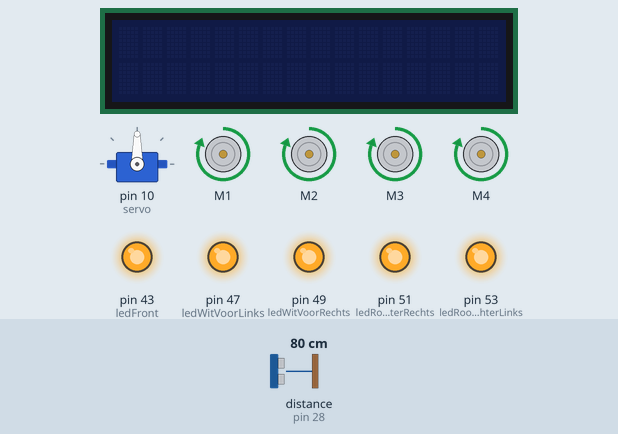
Recording of a sketch running on a simulated Arduino Mega 2560, built with avr-gcc and run on an emulated ATmega2560. Shown: servo, 4 × DC motor (green arrow = forward, orange = backward, longer = faster), 16×2 character LCD, output pins drawn as LEDs (lit = HIGH). The inputs (shaded band) are chosen by the test bench; at power-on: distance to the obstacle (sensor on pin 28) 80 cm. The echo pulse lasts 58.3 µs per cm.

Above: at 1.7 s.
1.8 s: distance to the obstacle (sensor on pin 28) set to 55 cm
4.0 s: distance to the obstacle (sensor on pin 28) set to 47 cm
At 5.6 s:
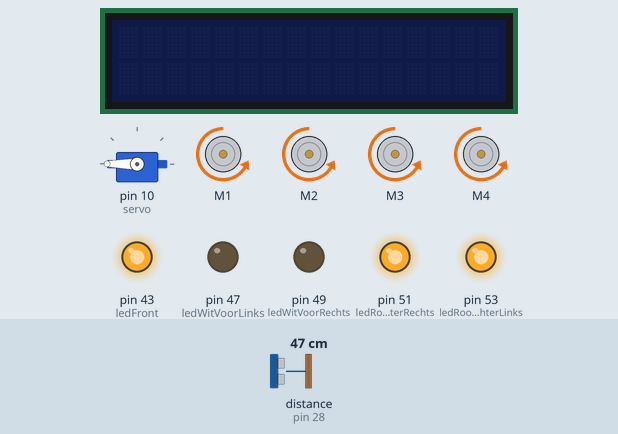
At 6.3 s:
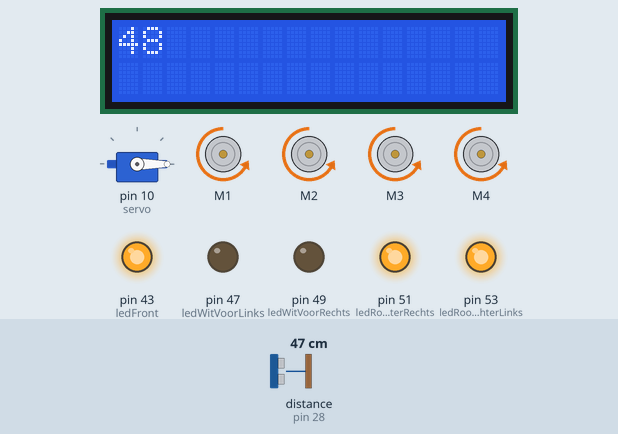
7.5 s: distance to the obstacle (sensor on pin 28) set to 2 cm
At 10.5 s:
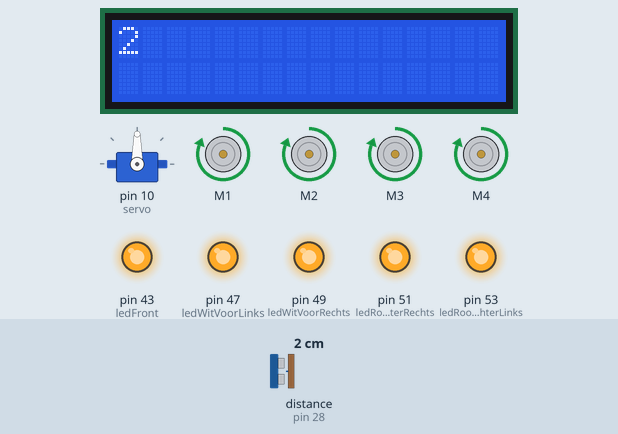
Timing chart, 0 to 17.0 s (numbered marks = the images above; inputs shaded):
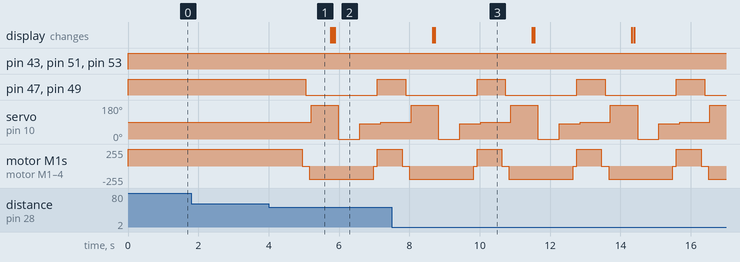

Measured:
- the behaviour switches between 50 and 49 cm on distance to the obstacle (sensor on pin 28) (found by bisection; images 0 and 1)
- after the input at 1.8 s, every drawn part: stays the same
- after the input at 4.0 s, pin 47 (ledWitVoorLinks), pin 49 (ledWitVoorRechts): HIGH → LOW after 1.1 s, → HIGH 2.0 s later
- after the input at 7.5 s, the display: first differs from a run without the input after 1.2 s (image 3)

The sketch:

Main.ino
```cpp
  #include <AFMotor.h>
  #include <Servo.h>
  #include <NewPing.h>
  #include <LiquidCrystal.h>

  #define USTrigger 26
  #define USEcho 28
  #define MaxDistance 400
  #define MAX_SPEED 255

  AF_DCMotor motor1(1);
  AF_DCMotor motor2(2);
  AF_DCMotor motor3(3);
  AF_DCMotor motor4(4);

  Servo servo;

  NewPing sonar(USTrigger, USEcho, MaxDistance);
  LiquidCrystal lcd(40, 38, 30, 32, 34, 36);

  int i;
  unsigned int duration, distance, FrontDistance, LeftDistance, RightDistance, Time, CollisionCounter;

  int ledWitVoorRechts    =  49;
  int ledWitVoorLinks     =  47;
  int ledRoodAchterRechts =  51;
  int ledRoodAchterLinks  =  53;
  int ledFront            =  43;

  void setup()
  {
      pinMode(ledWitVoorRechts,   OUTPUT);
      pinMode(ledWitVoorLinks,    OUTPUT);
      pinMode(ledRoodAchterRechts,OUTPUT);
      pinMode(ledRoodAchterLinks, OUTPUT);
      pinMode(ledFront, OUTPUT);
      servo.attach(10);

      motor1.setSpeed(255); // Links achter
      motor2.setSpeed(255); // Rechts achter
      motor3.setSpeed(255); // Rechts voor
      motor4.setSpeed(255); // Links voor

      motor1.run(RELEASE);
      motor2.run(RELEASE);
      motor3.run(RELEASE);
      motor4.run(RELEASE);

  }

  //---------------------------------------------MAIN LOOP ------------------------------------------------------------------------------

  void loop()
  {
    lcd.setCursor(0, 1);

    moveForward();

    delay(100);

    servo.write(90);

    delay(100);

    scan();

    FrontDistance = distance;

    delay(200);

    if (FrontDistance > 50 || FrontDistance == 0)
    {
        moveForward();
    } else {
        CollisionCounter = CollisionCounter + 1;
        moveStop();
        moveBackward();
        navigate();
    }
  }

   void moveStop()
   {
      motor1.run(RELEASE);
      motor2.run(RELEASE);
      motor3.run(RELEASE);
      motor4.run(RELEASE);
      delay(100);
      return;
   }

   void moveForward()
   {
     for (i=0; i<255; i++)
      digitalWrite(ledWitVoorRechts,   HIGH);
      digitalWrite(ledWitVoorLinks,    HIGH);
      digitalWrite(ledRoodAchterRechts,HIGH);
      digitalWrite(ledRoodAchterLinks, HIGH);
      digitalWrite(ledFront, HIGH);
      motor1.setSpeed(i);
      motor2.setSpeed(i);
      motor3.setSpeed(i);
      motor4.setSpeed(255);

      motor1.run(FORWARD); // Links achter
      motor2.run(FORWARD); // Rechts achter
      motor3.run(FORWARD); // Rechts voor
      motor4.run(FORWARD); // Links voor
  }

  void moveBackward()
  {
      for (i=0; i<200; i++)
       digitalWrite(ledWitVoorRechts,   LOW);
       digitalWrite(ledWitVoorLinks,    LOW);
       digitalWrite(ledRoodAchterRechts,HIGH);
       digitalWrite(ledRoodAchterLinks, HIGH);
        delay(100);

       motor1.setSpeed(i); // set the speed to 80/255
       motor2.setSpeed(i);
       motor3.setSpeed(i); // set the speed to 80/255
       motor4.setSpeed(i);
       motor1.run(BACKWARD);  // Links achter
       motor2.run(BACKWARD);   // Rechts achter
       motor3.run(BACKWARD);   // Rechts voor
       motor4.run(BACKWARD);   // Links voor
        delay(50);
  }

  void moveRight()
  {
      digitalWrite(ledWitVoorRechts,   HIGH);
      digitalWrite(ledWitVoorLinks,    LOW);
      digitalWrite(ledRoodAchterRechts,HIGH);
      digitalWrite(ledRoodAchterLinks, LOW);

      motor1.run(FORWARD); // Links achter
      motor2.run(RELEASE); // Rechts achter
      motor3.run(RELEASE); // Rechts voor
      motor4.run(FORWARD); // Links voor
       delay(1000);
  }

  void moveLeft()
  {
      digitalWrite(ledWitVoorRechts,   LOW);
      digitalWrite(ledWitVoorLinks,    HIGH);
      digitalWrite(ledRoodAchterRechts,LOW);
      digitalWrite(ledRoodAchterLinks, HIGH);

      motor1.run(RELEASE);  // Links achter
      motor2.run(FORWARD);  // Rechts achter
      motor3.run(FORWARD);  // Rechts voor
      motor4.run(RELEASE);  // Links voor
       delay(1000);
  }

  void turnAround()
  {
   motor1.run(FORWARD);     // Links achter
   motor2.run(RELEASE);     // Rechts achter
   motor3.run(RELEASE);     // Rechts voor
   motor4.run(FORWARD);     // Links voor
    delay(50);
  }

  void scan()
  {
      Time = sonar.ping();
      distance = Time / US_ROUNDTRIP_CM;
      delay(300);
  }

  void navigate()
  {
      servo.write(180);
      delay(50);
      scan();

      LeftDistance = distance;
      delay(200);

      lcd.begin(16, 2);
      lcd.print("Left = ");
      lcd.begin(0, 3);
      lcd.print(LeftDistance);
      delay(100);
      servo.write(0);
      delay(100);
      scan();

      RightDistance = distance;     //Set the variable RightDistance to the distance on the right
      delay(200);    // was 500
      Serial.print("Right = ");
      Serial.println(RightDistance);
      servo.write(80);
      delay(100);   // was 500 wait
      scan();
      FrontDistance = distance;

     if(FrontDistance > 50  || FrontDistance == 0)
     {
       moveForward();
     } else {
       CollisionCounter = CollisionCounter + 1;
       moveStop();
       scan;
     }

     if(RightDistance < LeftDistance )
     {
         moveRight();
         delay(100);
      }

    }
```
